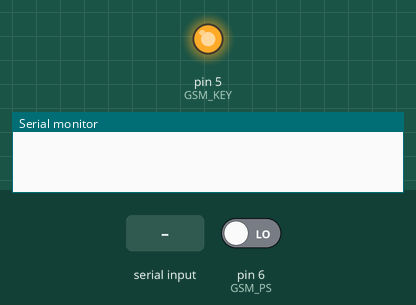
Simulated run of this sketch. Board: Arduino Uno, built with avr-gcc and run on an emulated ATmega328P. On the bench: output pins drawn as LEDs (lit = HIGH), the last lines printed to the serial monitor. The test bench sets the inputs (shaded band); at power-on: pin 6 (GSM_PS) LOW.

Above: at 1.4 s.
1.5 s: "M" received over Serial
At 2.7 s:
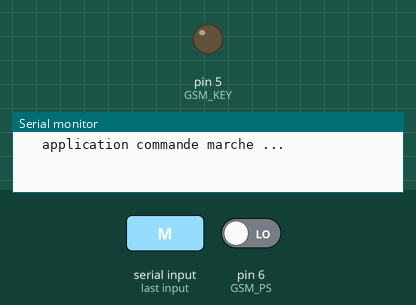
3.0 s: pin 6 (GSM_PS) driven HIGH
At 3.9 s:
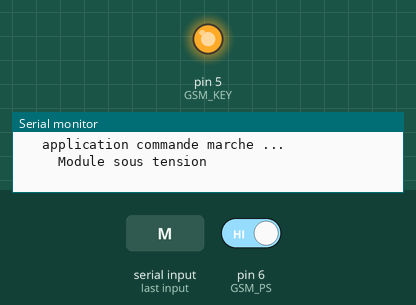
4.5 s: "A" received over Serial
At 5.0 s:
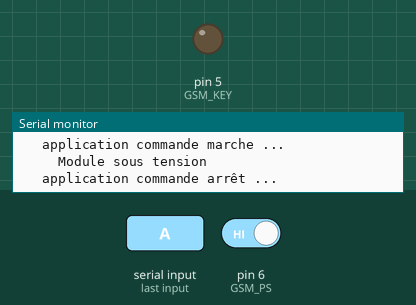
6.0 s: pin 6 (GSM_PS) driven LOW
At 7.2 s:
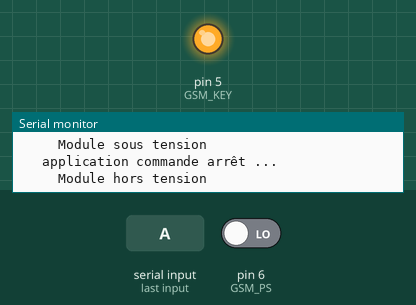
7.5 s: "m" received over Serial
At 8.5 s:
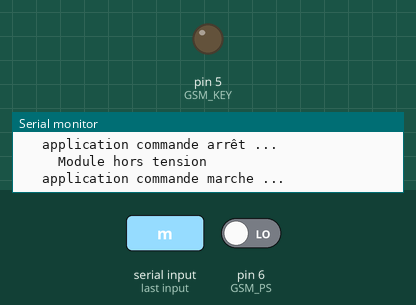
Timing chart, 0 to 10.0 s (numbered marks = the images above; inputs shaded):
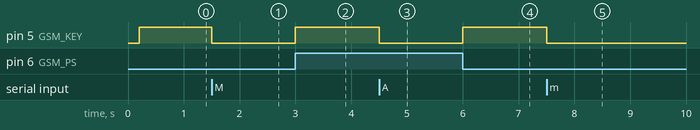

The sketch:

01_on_off.ino
```cpp
// (licence header left out)
//
//  --------------------------------------------------
//

// ----------------------------------------------------
//      Fonctionalités
//
// Scrutation du port série (console) en attente d'une commande d'arrêt ("A" ou "a") ou marche ("M" ou "m")
// ne pas oublier de définir "pas de fin de ligne" dans la console Arduino ainsi que la vitesse de transmission : 115200
//    Vérification de l'état (ON ou OFF) de la carte FONA
//    si la demande est cohérente (demande de mise en marche si la carte est à l'arrêt)
//        envoi de la commande correspondante avec prise en compte du Power status pour vérifier l'état de la carte.
//
//
//
//


#include <SoftwareSerial.h>
#define ON  1
#define OFF 0

#define GSM_KEY 5
#define GSM_RX 2
#define GSM_TX 3
#define GSM_PS 6
#define GSM_RES 4


// instanciation de la liaison série avec la carte FONA
SoftwareSerial GSM_Serial(GSM_TX, GSM_RX); // RX, TX


// *********************************************************************
//     SETUP
// *********************************************************************


void setup() {


  Serial.begin(115200);
  delay(200);


   // initialisation de la liaison série avec la carte FONA
   GSM_Serial.begin(9600);

   // initialisation de la broche de télécommande ON/OFF pour le module FONA
   digitalWrite(GSM_KEY,HIGH);
   pinMode (GSM_KEY,OUTPUT);
   // initialisation de la lecture du Power Status
   pinMode (GSM_PS, INPUT);


}


// *********************************************************************
//     LOOP
// *********************************************************************

void loop() {
  // vérifie si l'utilisateur à tapé une commande ("A" ou "M")
  if (Serial.available()) {
    char x = Serial.read();
    if (x ==65 or x == 97) { // A ou a arrêt
      gsm(OFF);
    }
    if (x ==77 or x== 109) { // M ou m mise en marche
      gsm(ON);
    }
  }
}


// *********************************************************************
//     FONCTIONS
// *********************************************************************


//-----------------------------------------------
//
//
bool gsm(int status) {
  if (status == ON) {
    if (!etat_gsm()) {
      // Fona sur OFF , commande la mise en marche
      Serial.println ("   application commande marche ...");
      // commande Key sur Low
      digitalWrite(GSM_KEY,LOW);
      while (!etat_gsm()){
        delay(1);
      }
      digitalWrite(GSM_KEY,HIGH);
      Serial.println ("     Module sous tension");
    }

  } else {
    if (etat_gsm()) {
      // Fona sur ON , commande l'arrêt
      Serial.println ("   application commande arrêt ...");
      digitalWrite(GSM_KEY,LOW);
      while (etat_gsm()){
        delay(1);
      }
      digitalWrite(GSM_KEY,HIGH);
      Serial.println ("     Module hors tension");
    }
  }
}


//-----------------------------------------------
//
//
void gsm_impulsion_on_off () {
  // génère une impulsion LOW de 2 secondes pour activer ou desactiver
  //  la carte FONA
  digitalWrite(GSM_KEY,LOW);
  delay(2000);
  digitalWrite(GSM_KEY,HIGH);
}

//-----------------------------------------------
//
//
bool etat_gsm() {
  // renvoie true si la carte FONA est ON
  // renvoie false si la carte FONA est OFF
  if (digitalRead(GSM_PS) == HIGH) {
    return true;
  } else {
    return false;
  }
}
```

Measured:
- after the input at 1.5 s, pin 5 (GSM_KEY): HIGH → LOW at once
- after the input at 3.0 s, pin 5 (GSM_KEY): LOW → HIGH at once
- after the input at 4.5 s, pin 5 (GSM_KEY): HIGH → LOW at once
- after the input at 6.0 s, pin 5 (GSM_KEY): LOW → HIGH at once
- after the input at 7.5 s, pin 5 (GSM_KEY): HIGH → LOW at once
